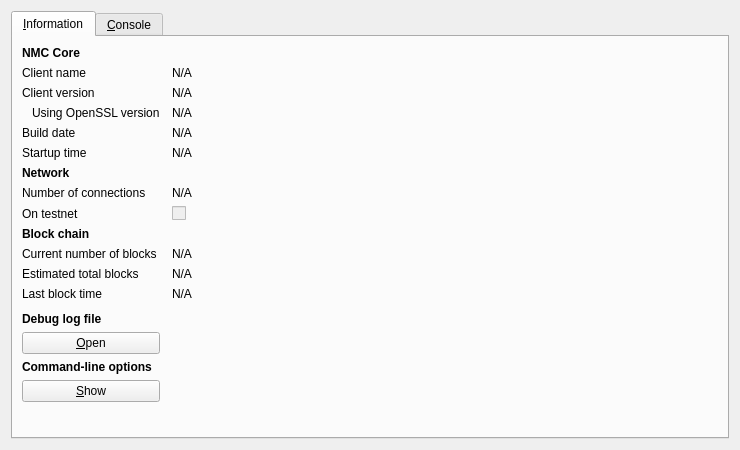
<?xml version="1.0" encoding="UTF-8"?>
<ui version="4.0">
 <class>RPCConsole</class>
 <widget class="QDialog" name="RPCConsole">
  <property name="geometry">
   <rect>
    <x>0</x>
    <y>0</y>
    <width>740</width>
    <height>450</height>
   </rect>
  </property>
  <property name="windowTitle">
   <string>NMC - Debug window</string>
  </property>
  <layout class="QVBoxLayout" name="verticalLayout_2">
   <item>
    <widget class="QTabWidget" name="tabWidget">
     <property name="currentIndex">
      <number>0</number>
     </property>
     <widget class="QWidget" name="tab_info">
      <attribute name="title">
       <string>&amp;Information</string>
      </attribute>
      <layout class="QGridLayout" name="gridLayout" columnstretch="0,1">
       <property name="horizontalSpacing">
        <number>12</number>
       </property>
       <item row="0" column="0">
        <widget class="QLabel" name="label_9">
         <property name="font">
          <font>
           <weight>75</weight>
           <bold>true</bold>
          </font>
         </property>
         <property name="text">
          <string>NMC Core</string>
         </property>
        </widget>
       </item>
       <item row="1" column="0">
        <widget class="QLabel" name="label_5">
         <property name="text">
          <string>Client name</string>
         </property>
        </widget>
       </item>
       <item row="1" column="1">
        <widget class="QLabel" name="clientName">
         <property name="cursor">
          <cursorShape>IBeamCursor</cursorShape>
         </property>
         <property name="text">
          <string>N/A</string>
         </property>
         <property name="textFormat">
          <enum>Qt::PlainText</enum>
         </property>
         <property name="textInteractionFlags">
          <set>Qt::LinksAccessibleByMouse|Qt::TextSelectableByKeyboard|Qt::TextSelectableByMouse</set>
         </property>
        </widget>
       </item>
       <item row="2" column="0">
        <widget class="QLabel" name="label_6">
         <property name="text">
          <string>Client version</string>
         </property>
        </widget>
       </item>
       <item row="2" column="1">
        <widget class="QLabel" name="clientVersion">
         <property name="cursor">
          <cursorShape>IBeamCursor</cursorShape>
         </property>
         <property name="text">
          <string>N/A</string>
         </property>
         <property name="textFormat">
          <enum>Qt::PlainText</enum>
         </property>
         <property name="textInteractionFlags">
          <set>Qt::LinksAccessibleByMouse|Qt::TextSelectableByKeyboard|Qt::TextSelectableByMouse</set>
         </property>
        </widget>
       </item>
       <item row="3" column="0">
        <widget class="QLabel" name="label_14">
         <property name="text">
          <string>Using OpenSSL version</string>
         </property>
         <property name="indent">
          <number>10</number>
         </property>
        </widget>
       </item>
       <item row="3" column="1">
        <widget class="QLabel" name="openSSLVersion">
         <property name="cursor">
          <cursorShape>IBeamCursor</cursorShape>
         </property>
         <property name="text">
          <string>N/A</string>
         </property>
         <property name="textFormat">
          <enum>Qt::PlainText</enum>
         </property>
         <property name="textInteractionFlags">
          <set>Qt::LinksAccessibleByMouse|Qt::TextSelectableByKeyboard|Qt::TextSelectableByMouse</set>
         </property>
        </widget>
       </item>
       <item row="4" column="0">
        <widget class="QLabel" name="label_12">
         <property name="text">
          <string>Build date</string>
         </property>
        </widget>
       </item>
       <item row="4" column="1">
        <widget class="QLabel" name="buildDate">
         <property name="cursor">
          <cursorShape>IBeamCursor</cursorShape>
         </property>
         <property name="text">
          <string>N/A</string>
         </property>
         <property name="textFormat">
          <enum>Qt::PlainText</enum>
         </property>
         <property name="textInteractionFlags">
          <set>Qt::LinksAccessibleByMouse|Qt::TextSelectableByKeyboard|Qt::TextSelectableByMouse</set>
         </property>
        </widget>
       </item>
       <item row="5" column="0">
        <widget class="QLabel" name="label_13">
         <property name="text">
          <string>Startup time</string>
         </property>
        </widget>
       </item>
       <item row="5" column="1">
        <widget class="QLabel" name="startupTime">
         <property name="cursor">
          <cursorShape>IBeamCursor</cursorShape>
         </property>
         <property name="text">
          <string>N/A</string>
         </property>
         <property name="textFormat">
          <enum>Qt::PlainText</enum>
         </property>
         <property name="textInteractionFlags">
          <set>Qt::LinksAccessibleByMouse|Qt::TextSelectableByKeyboard|Qt::TextSelectableByMouse</set>
         </property>
        </widget>
       </item>
       <item row="6" column="0">
        <widget class="QLabel" name="label_11">
         <property name="font">
          <font>
           <weight>75</weight>
           <bold>true</bold>
          </font>
         </property>
         <property name="text">
          <string>Network</string>
         </property>
        </widget>
       </item>
       <item row="7" column="0">
        <widget class="QLabel" name="label_7">
         <property name="text">
          <string>Number of connections</string>
         </property>
        </widget>
       </item>
       <item row="7" column="1">
        <widget class="QLabel" name="numberOfConnections">
         <property name="cursor">
          <cursorShape>IBeamCursor</cursorShape>
         </property>
         <property name="text">
          <string>N/A</string>
         </property>
         <property name="textFormat">
          <enum>Qt::PlainText</enum>
         </property>
         <property name="textInteractionFlags">
          <set>Qt::LinksAccessibleByMouse|Qt::TextSelectableByKeyboard|Qt::TextSelectableByMouse</set>
         </property>
        </widget>
       </item>
       <item row="8" column="0">
        <widget class="QLabel" name="label_8">
         <property name="text">
          <string>On testnet</string>
         </property>
        </widget>
       </item>
       <item row="8" column="1">
        <widget class="QCheckBox" name="isTestNet">
         <property name="enabled">
          <bool>false</bool>
         </property>
         <property name="text">
          <string/>
         </property>
        </widget>
       </item>
       <item row="9" column="0">
        <widget class="QLabel" name="label_10">
         <property name="font">
          <font>
           <weight>75</weight>
           <bold>true</bold>
          </font>
         </property>
         <property name="text">
          <string>Block chain</string>
         </property>
        </widget>
       </item>
       <item row="10" column="0">
        <widget class="QLabel" name="label_3">
         <property name="text">
          <string>Current number of blocks</string>
         </property>
        </widget>
       </item>
       <item row="10" column="1">
        <widget class="QLabel" name="numberOfBlocks">
         <property name="cursor">
          <cursorShape>IBeamCursor</cursorShape>
         </property>
         <property name="text">
          <string>N/A</string>
         </property>
         <property name="textFormat">
          <enum>Qt::PlainText</enum>
         </property>
         <property name="textInteractionFlags">
          <set>Qt::LinksAccessibleByMouse|Qt::TextSelectableByKeyboard|Qt::TextSelectableByMouse</set>
         </property>
        </widget>
       </item>
       <item row="11" column="0">
        <widget class="QLabel" name="label_4">
         <property name="text">
          <string>Estimated total blocks</string>
         </property>
        </widget>
       </item>
       <item row="11" column="1">
        <widget class="QLabel" name="totalBlocks">
         <property name="cursor">
          <cursorShape>IBeamCursor</cursorShape>
         </property>
         <property name="text">
          <string>N/A</string>
         </property>
         <property name="textFormat">
          <enum>Qt::PlainText</enum>
         </property>
         <property name="textInteractionFlags">
          <set>Qt::LinksAccessibleByMouse|Qt::TextSelectableByKeyboard|Qt::TextSelectableByMouse</set>
         </property>
        </widget>
       </item>
       <item row="12" column="0">
        <widget class="QLabel" name="label_2">
         <property name="text">
          <string>Last block time</string>
         </property>
        </widget>
       </item>
       <item row="12" column="1">
        <widget class="QLabel" name="lastBlockTime">
         <property name="cursor">
          <cursorShape>IBeamCursor</cursorShape>
         </property>
         <property name="text">
          <string>N/A</string>
         </property>
         <property name="textFormat">
          <enum>Qt::PlainText</enum>
         </property>
         <property name="textInteractionFlags">
          <set>Qt::LinksAccessibleByMouse|Qt::TextSelectableByKeyboard|Qt::TextSelectableByMouse</set>
         </property>
        </widget>
       </item>
       <item row="13" column="0">
        <spacer name="verticalSpacer_2">
         <property name="orientation">
          <enum>Qt::Vertical</enum>
         </property>
         <property name="sizeHint" stdset="0">
          <size>
           <width>20</width>
           <height>20</height>
          </size>
         </property>
        </spacer>
       </item>
       <item row="14" column="0">
        <widget class="QLabel" name="labelDebugLogfile">
         <property name="font">
          <font>
           <weight>75</weight>
           <bold>true</bold>
          </font>
         </property>
         <property name="text">
          <string>Debug log file</string>
         </property>
        </widget>
       </item>
       <item row="15" column="0">
        <widget class="QPushButton" name="openDebugLogfileButton">
         <property name="toolTip">
          <string>Open the NMC debug log file from the current data directory. This can take a few seconds for large log files.</string>
         </property>
         <property name="text">
          <string>&amp;Open</string>
         </property>
         <property name="autoDefault">
          <bool>false</bool>
         </property>
        </widget>
       </item>
       <item row="16" column="0">
        <widget class="QLabel" name="labelCLOptions">
         <property name="font">
          <font>
           <weight>75</weight>
           <bold>true</bold>
          </font>
         </property>
         <property name="text">
          <string>Command-line options</string>
         </property>
        </widget>
       </item>
       <item row="17" column="0">
        <widget class="QPushButton" name="showCLOptionsButton">
         <property name="toolTip">
          <string>Show the NMC-Qt help message to get a list with possible NMC command-line options.</string>
         </property>
         <property name="text">
          <string>&amp;Show</string>
         </property>
         <property name="autoDefault">
          <bool>false</bool>
         </property>
        </widget>
       </item>
       <item row="18" column="0">
        <spacer name="verticalSpacer">
         <property name="orientation">
          <enum>Qt::Vertical</enum>
         </property>
         <property name="sizeHint" stdset="0">
          <size>
           <width>20</width>
           <height>40</height>
          </size>
         </property>
        </spacer>
       </item>
      </layout>
     </widget>
     <widget class="QWidget" name="tab_console">
      <attribute name="title">
       <string>&amp;Console</string>
      </attribute>
      <layout class="QVBoxLayout" name="verticalLayout_3">
       <property name="spacing">
        <number>3</number>
       </property>
       <item>
        <widget class="QTextEdit" name="messagesWidget">
         <property name="minimumSize">
          <size>
           <width>0</width>
           <height>100</height>
          </size>
         </property>
         <property name="readOnly">
          <bool>true</bool>
         </property>
         <property name="tabKeyNavigation" stdset="0">
          <bool>false</bool>
         </property>
         <property name="columnCount" stdset="0">
          <number>2</number>
         </property>
        </widget>
       </item>
       <item>
        <layout class="QHBoxLayout" name="horizontalLayout">
         <property name="spacing">
          <number>3</number>
         </property>
         <item>
          <widget class="QLabel" name="label">
           <property name="text">
            <string notr="true">&gt;</string>
           </property>
          </widget>
         </item>
         <item>
          <widget class="QLineEdit" name="lineEdit"/>
         </item>
         <item>
          <widget class="QPushButton" name="clearButton">
           <property name="maximumSize">
            <size>
             <width>24</width>
             <height>24</height>
            </size>
           </property>
           <property name="toolTip">
            <string>Clear console</string>
           </property>
           <property name="text">
            <string/>
           </property>
           <property name="icon">
            <iconset resource="../bitcoin.qrc">
             <normaloff>:/icons/remove</normaloff>:/icons/remove</iconset>
           </property>
           <property name="shortcut">
            <string notr="true">Ctrl+L</string>
           </property>
           <property name="autoDefault">
            <bool>false</bool>
           </property>
          </widget>
         </item>
        </layout>
       </item>
      </layout>
     </widget>
    </widget>
   </item>
  </layout>
 </widget>
 <resources>
  <include location="../bitcoin.qrc"/>
 </resources>
 <connections/>
</ui>
